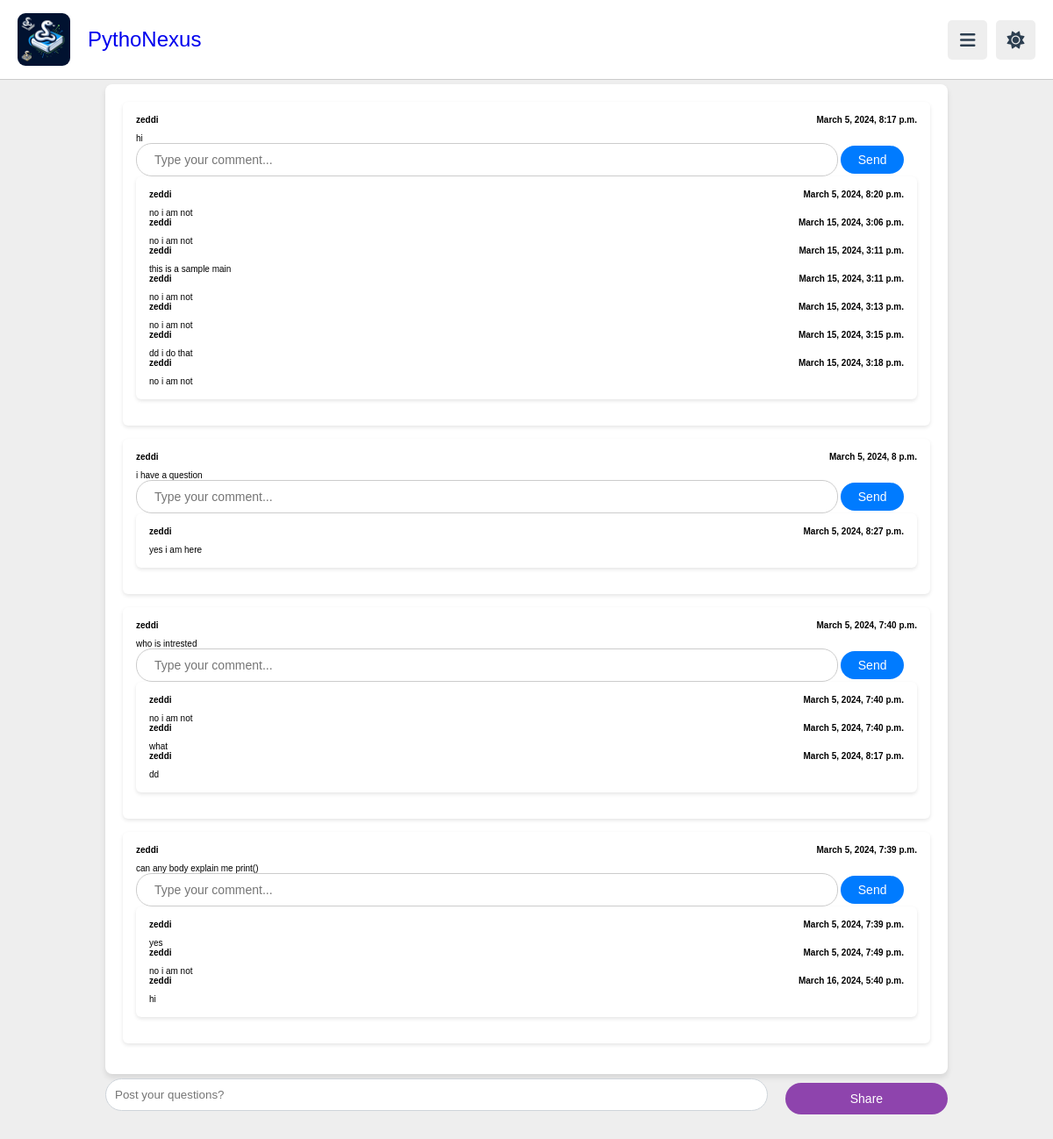
Page /chat/ (signed in) on the committed database.
### app1/models.py (models this page shows, shortened)
class Post(models.Model):
    author = models.ForeignKey(User, on_delete=models.CASCADE, related_name='posts')
    content = models.TextField()
    created_at = models.DateTimeField(default=timezone.now)

class Comment(models.Model):
    post = models.ForeignKey(Post, on_delete=models.CASCADE, related_name='comments')
    author = models.ForeignKey(User, on_delete=models.CASCADE, related_name='comments')
    content = models.TextField()
    created_at = models.DateTimeField(default=timezone.now)

### app1/views.py (the view, shortened to what this page needs)
# urls.py: path('chat/', views.chat, name='chat'),
@login_required(login_url="login")
def chat(request):
    posts = Post.objects.all().order_by("-created_at")
    return render(request, "chat.html", {"posts": posts})

### templates/chat.html (shortened to what this page needs)
{% extends "base.html" %}
{% load static %}
{% block content %}
<div class="container">
    <div class="post-display-panel">
        {% for post in posts %}
        <div class="post">
            <div class="post-header">
                <span class="post-author">{{ post.author.username }}</span>
                <span class="post-timestamp"> {{ post.created_at }}</span>
            </div>
            <div class="post-content">
                <p>{{ post.content }}</p>
            </div>
            <div class="post-actions">
                <form method="post" action="">
                    <input type="text" class="form-input" name="commentContent" placeholder="Type your comment...">
                    <button class="send-button" type="submit">Send</button>
                </form>
            </div>
            <div class="comments-section">
                {% for comment in post.comments.all %}
                <div class="comment">
                    <div class="comment-header">
                        <span class="comment-author">{{ comment.author.username }}</span>
                        <span class="comment-timestamp"> {{ comment.created_at }}</span>
                    </div>
                    <div class="comment-content">
                        <p>{{ comment.content }}</p>
                    </div>
                </div>
                {% endfor %}
            </div>
        </div>
        {% endfor %}
    </div>
    <div class="">
      <form method="post" action="" class="post-form">
          <div class="form-group">
              <textarea class="form-control post-textarea" name="postContent" rows="1" placeholder="Post your questions?"></textarea>
              <button class="btn btn-primary post-share-button" type="submit">Share</button>
          </div>
      </form>
  </div>
</div>
{% endblock %}

### templates/base.html (shortened to what this page needs)
{% load static %}
<!DOCTYPE html>
<html lang="en">
<head>
    <link rel="stylesheet" href="{% static 'style.css' %}">
    <link rel="stylesheet" href="https://cdnjs.cloudflare.com/ajax/libs/font-awesome/6.1.2/css/all.min.css">
</head>
<body>
    <header class="header">
        <section class="flex">
            <a href="/home">
                <div style="display: flex; align-items: center; gap: 10px;">
                    <img src="{% static 'images/logo.jpeg' %}" alt="PythoNexus Logo" style="height: 60px; border-radius: 15%; object-fit: cover;">
                    <span style="font-size: 24px; margin-left: 10px;">PythoNexus</span>
                </div>
            </a>
            <div class="icons">
                <div id="menu-btn" class="fas fa-bars"></div>
                <div id="toggle-btn" class="fas fa-sun"></div>
            </div>
        </section>
    </header>
    {% block content %}{% endblock %}
</body>
</html>

### static/style.css (style rules this page uses)
:root { --main-color:#8e44ad; --red:#e74c3c; --orange:#f39c12; --light-color:#888; --light-bg:#eee; --black:#2c3e50; --white:#fff; --border:.1rem solid rgba(0,0,0,.2); }
* { font-family: 'Nunito', sans-serif; margin:0; padding:0; box-sizing: border-box; outline: none; border:none; text-decoration: none; }
html { font-size: 62.5%; overflow-x: hidden; }
body { background-color: var(--light-bg); padding-left: 30rem; }
section { padding:2rem; margin: 0 auto; max-width: 1200px; }
.inline-btn, .inline-option-btn, .inline-delete-btn, .btn, .delete-btn, .option-btn { border-radius: .5rem; color:#fff; font-size: 1.8rem; cursor: pointer; text-transform: capitalize; padding:1rem 3rem; text-align: center; margin-top: 1rem; }
.btn, .delete-btn, .option-btn { display: block; width: 100%; }
.btn, .inline-btn { background-color: var(--main-color); }
.header { position: sticky; top:0; left:0; right: 0; background-color: var(--white); z-index: 1000; border-bottom: var(--border); }
.header .flex { display: flex; align-items: center; justify-content: space-between; position: relative; padding: 1.5rem 2rem; }
.header .flex .icons div { font-size: 2rem; color:var(--black); background-color: var(--light-bg); border-radius: .5rem; height: 4.5rem; width: 4.5rem; line-height: 4.5rem; cursor: pointer; text-align: center; margin-left: .7rem; }
@media (max-width:1200px) { body { padding-left: 0; } }

### templates/chat.html (style rules this page uses)
.post-form .form-group { display: flex; width: 100%; align-items: center; gap: 10px; }
.post-textarea { width: calc(80% - 5px); border-radius: 20px; padding: 10px; border: 1px solid #ced4da; resize: none; }
.post-share-button { width: calc(20% - 5px); padding: 10px; font-size: 14px; border-radius: 20px; white-space: nowrap; text-align: center; }
.container { max-width: 80%; margin: auto; margin-top: 5px; }
.post-display-panel { max-height: calc(100vh - 170px); overflow-y: auto; background-color: white; border-radius: 8px; box-shadow: 0 4px 6px rgba(0,0,0,.1); padding: 20px; }
.post, .comments-section { background-color: #fff; margin-bottom: 15px; border-radius: 6px; box-shadow: 0 2px 4px rgba(0,0,0,.1); padding: 15px; }
.post-header, .comment-header { display: flex; justify-content: space-between; font-weight: bold; margin-bottom: 10px; }
.form-input { border: 1px solid #ccc; border-radius: 18px; padding: 10px 20px; font-size: 14px; outline: none; width: calc(100% - 90px); }
.send-button { padding: 8px 20px; font-size: 14px; border-radius: 18px; border: none; background-color: #007bff; color: white; cursor: pointer; outline: none; }
.post-textarea { flex-grow: 1; margin-right: 10px; resize: none; }

### rows in the picture
Post: author.username "zeddi", created_at "March 5, 2024, 8:17 p.m.", content "hi"
Comment: author.username "zeddi", created_at "March 5, 2024, 8:20 p.m.", content "no i am not"
Comment: author.username "zeddi", created_at "March 15, 2024, 3:06 p.m.", content "no i am not"
Comment: author.username "zeddi", created_at "March 15, 2024, 3:11 p.m.", content "this is a sample main"
Comment: author.username "zeddi", created_at "March 15, 2024, 3:11 p.m.", content "no i am not"
Comment: author.username "zeddi", created_at "March 15, 2024, 3:13 p.m.", content "no i am not"
Comment: author.username "zeddi", created_at "March 15, 2024, 3:15 p.m.", content "dd i do that"
Comment: author.username "zeddi", created_at "March 15, 2024, 3:18 p.m.", content "no i am not"
Post: author.username "zeddi", created_at "March 5, 2024, 8 p.m.", content "i have a question"
Comment: author.username "zeddi", created_at "March 5, 2024, 8:27 p.m.", content "yes i am here"
Post: author.username "zeddi", created_at "March 5, 2024, 7:40 p.m.", content "who is intrested"
Comment: author.username "zeddi", created_at "March 5, 2024, 7:40 p.m.", content "no i am not"
Comment: author.username "zeddi", created_at "March 5, 2024, 7:40 p.m.", content "what"
Comment: author.username "zeddi", created_at "March 5, 2024, 8:17 p.m.", content "dd"
Post: author.username "zeddi", created_at "March 5, 2024, 7:39 p.m.", content "can any body explain me print()"
Comment: author.username "zeddi", created_at "March 5, 2024, 7:39 p.m.", content "yes"
Comment: author.username "zeddi", created_at "March 5, 2024, 7:49 p.m.", content "no i am not"
Comment: author.username "zeddi", created_at "March 16, 2024, 5:40 p.m.", content "hi"
